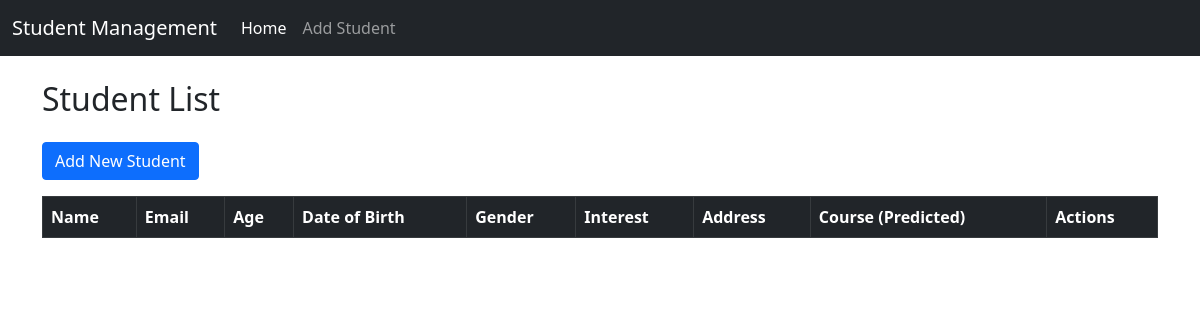
/students/, run on an earlier commit of the app's database.
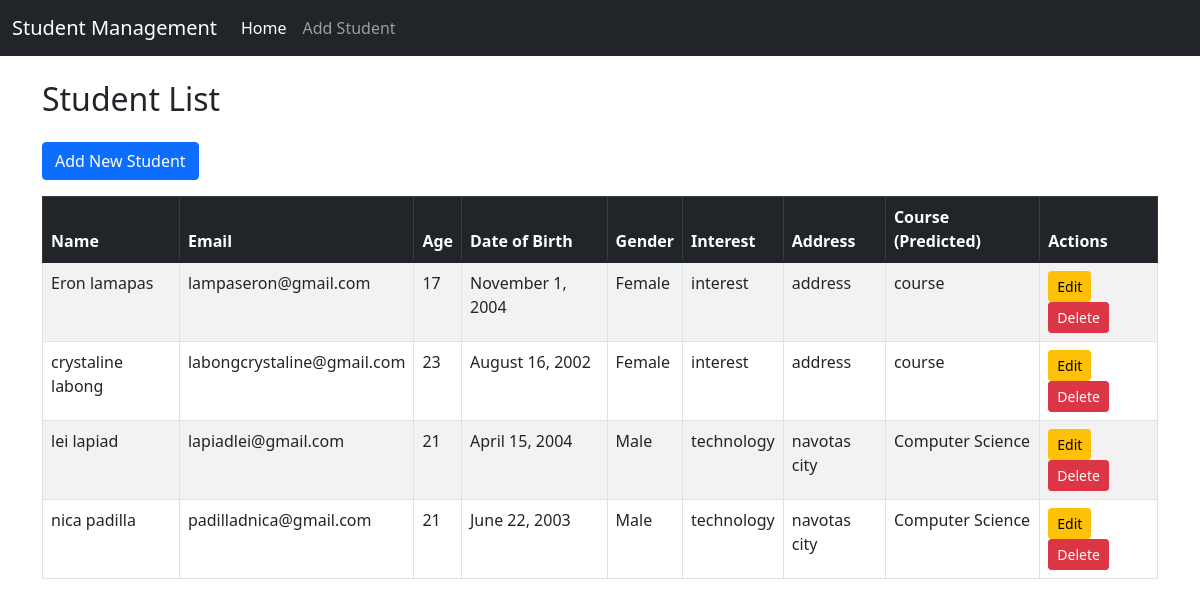
And on a later commit of the database.
### student/models.py (models this page shows, shortened)
class Student(models.Model):
    first_name = models.CharField(max_length=50)
    last_name = models.CharField(max_length=50)
    email = models.EmailField(unique=True)
    age = models.IntegerField(default=0)
    date_of_birth = models.DateField()
    gender = models.CharField(
        max_length=10,
        choices=[('Male', 'Male'), ('Female', 'Female')]
    )
    address = models.TextField()
    interest = models.CharField(max_length=100)
    course = models.CharField(max_length=100, blank=True)  # AI predicted
    created_at = models.DateTimeField(auto_now_add=True)
    updated_at = models.DateTimeField(auto_now=True)

### student/views.py (the view)
# urls.py: path('students/', student_list, name='student_list'),
def student_list(request):
    students = Student.objects.all()  # Get all students
    return render(request, 'students/student_list.html', {'students': students})  # Corrected context key

### student/templates/students/student_list.html
{% extends "base.html" %} {% block content %}
<h2 class="mb-4">Student List</h2>
<a href="{% url 'student_create' %}" class="btn btn-primary mb-3"
  >Add New Student</a
>
<table class="table table-bordered table-striped">
  <thead class="table-dark">
    <tr>
      <th>Name</th>
      <th>Email</th>
      <th>Age</th>
      <th>Date of Birth</th>
      <th>Gender</th>
      <th>Interest</th>
      <th>Address</th>
      <th>Course (Predicted)</th>
      <th>Actions</th>
    </tr>
  </thead>
  <tbody>
    {% for student in students %}
    <tr>
      <td>{{ student.first_name }} {{ student.last_name }}</td>
      <td>{{ student.email }}</td>
      <td>{{ student.age }}</td>
      <td>{{ student.date_of_birth|date:"F j, Y" }}</td>
      <td>{{ student.gender }}</td>
      <td>{{ student.interest }}</td>
      <td>{{ student.address }}</td>
      <td>{{ student.course }}</td>
      <td>
        <a
          href="{% url 'student_update' student.id %}"
          class="btn btn-warning btn-sm"
          >Edit</a
        >
        <a
          href="{% url 'student_delete' student.id %}"
          class="btn btn-danger btn-sm"
          >Delete</a
        >
      </td>
    </tr>
    {% endfor %}
  </tbody>
</table>
{% endblock %}

### student/templates/base.html (shortened to what this page needs)
<!DOCTYPE html>
<html lang="en">
  <head>
    <link
      href="https://cdn.jsdelivr.net/npm/bootstrap@5.1.3/dist/css/bootstrap.min.css"
      rel="stylesheet"
    />
  </head>
  <body>
    <nav class="navbar navbar-expand-lg navbar-dark bg-dark">
      <div class="container-fluid">
        <a class="navbar-brand" href="#">Student Management</a>
        <div class="collapse navbar-collapse" id="navbarNav">
          <ul class="navbar-nav">
            <li class="nav-item">
              <a class="nav-link active" href="{% url 'student_list' %}"
                >Home</a
              >
            </li>
            <li class="nav-item">
              <a class="nav-link" href="{% url 'student_create' %}"
                >Add Student</a
              >
            </li>
          </ul>
        </div>
      </div>
    </nav>
    <div class="container mt-4">{% block content %} {% endblock %}</div>
  </body>
</html>

What changed in the data, as far as the page shows it:
added Student: first_name "Eron", last_name "lamapas", email "lampaseron@gmail.com", age "17", date_of_birth "November 1, 2004", gender "Female", interest "interest", address "address", course "course"
added Student: first_name "crystaline", last_name "labong", email "labongcrystaline@gmail.com", age "23", date_of_birth "August 16, 2002", gender "Female", interest "interest", address "address", course "course"
added Student: first_name "lei", last_name "lapiad", email "lapiadlei@gmail.com", age "21", date_of_birth "April 15, 2004", gender "Male", interest "technology", address "navotas city", course "Computer Science"
added Student: first_name "nica", last_name "padilla", email "padilladnica@gmail.com", age "21", date_of_birth "June 22, 2003", gender "Male", interest "technology", address "navotas city", course "Computer Science"
